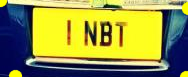
#> input picture DataBase/0x12c2b9e5.png, 188 x 77 px; its folder holds only this picture in this run
$ python -i PlateDetection.py   (imports and definitions only)
#> lines starting #> are read from the running program, lines starting #| are printed output that depends on the picture; after the words box and inside, x2 and y2 are one past the last pixel; in counts of white or black regions, pixels touching at a corner belong together
### Functions.py
import cv2
import glob
import os
import numpy as np
import datetime

# [4 lines left out: function SiftDetect, not called in this run]

def NameGeneration(directory):
    current_date = datetime.datetime.now()
    np.random.seed(int(current_date.strftime("%Y%m%d%H%M%S"))%2**10)
    hex_number = str(hex(np.random.randint(1677721588)))
    names = [file for file in glob.glob(str(directory))]
    for i in names:
        fName = os.path.basename(str(i))
        if hex_number == fName:
            return NameGeneration()
    return hex_number

### PlateDetection.py
import cv2
from Functions import NameGeneration
from tkinter import filedialog, messagebox
from tkinter import *
import os

''' Dataset Kaggle https://www.kaggle.com/datasets/andrewmvd/car-plate-detection'''
'''https://www.section.io/engineering-education/license-plate-detection-and-recognition-using-opencv-and-pytesseract/'''

def Seg():

    root = Tk()
    root.withdraw()
    files = filedialog.askopenfilenames(initialdir='New Cars/', title='Ajout d\'une voiture')
#> the answer given: DataBase/0x12c2b9e5.png
    if not files:
        root.destroy()
        return
    #showing the original Image
    image = cv2.imread(str(files[0]))
#> image is the input picture: shape (77, 188, 3); mean B, G, R 70.9, 148.1, 146.1

    #Converting it to  gray Scale
    gray_image = cv2.cvtColor(image, cv2.COLOR_BGR2GRAY)
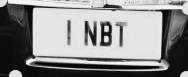
#> gray_image: shape (77, 188); min 2, max 252, mean 138.7

    #Reducing the noise
    gray_image = cv2.bilateralFilter(gray_image, 11, 17, 17)

    edged = cv2.Canny(gray_image, 200, 300)
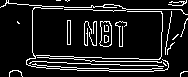
#> edged: shape (77, 188); 11.7% white in thin lines or dots

    cnts,_ = cv2.findContours(edged.copy(), cv2.RETR_LIST, cv2.CHAIN_APPROX_SIMPLE)
#> cnts = 26 contours, 18 with area under 20; largest, box (x1, y1, x2, y2) and area: (99, 21, 112, 47) 250, (99, 21, 112, 47) 244, (26, 7, 169, 72) 80, (67, 20, 71, 45) 72, (67, 20, 71, 45) 70, (76, 68, 110, 71) 64, (104, 35, 109, 43) 25, (104, 35, 109, 43) 23
    image1=image.copy()
    cv2.drawContours(image1,cnts,-1,(0,255,0),3)
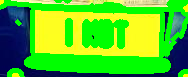
#> image1: shape (77, 188, 3); mean B, G, R 36.5, 198.4, 82.9

    cnts = sorted(cnts, key = cv2.contourArea, reverse = True) [:30]
    screenCnt = None
    image2 = image.copy()
    cv2.drawContours(image2,cnts,-1,(0,255,0),3)
    name = NameGeneration('DataBase/*.png')

    for c in cnts:
        perimeter = cv2.arcLength(c, True)
        approx = cv2.approxPolyDP(c, 0.018 * perimeter, True)
        if len(approx) == 4:
            x,y,w,h = cv2.boundingRect(c)
            new_img=image[y:y+h,x:x+w]
            cv2.imshow("test", new_img)
            cv2.waitKey(0)
            MsgBox = messagebox.askquestion ('Save','Do you want to save this image ?',icon = 'warning')
            if MsgBox == 'yes':
                cv2.imwrite('DataBase/'+str(name)+'.png',new_img)
                os.remove(files[0])
            else:
                messagebox.showinfo('Return','Image hasn\'t been saved')
            break
#> this loop made 4 passes
#> (perimeter, approx, x, y, w, h) on pass 4: (54, [[67, 20], [67, 44], [70, 44], [70, 20]], 67, 20, 4, 25)
#> perimeter on passes 1 to 3: 71.56, 70.04, 1386
    root.destroy()

>>> result = Seg()

$ run again, on DataBase/0x5b2e0231.png
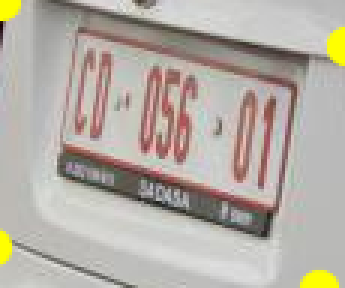
#> input picture DataBase/0x5b2e0231.png, 115 x 96 px (shown 3 times larger)
#> in Seg, image is the input picture: shape (96, 115, 3); mean B, G, R 164.5, 173.2, 180.3
#> in Seg, `edged = cv2.Canny(gray_image, 200, 300)`:
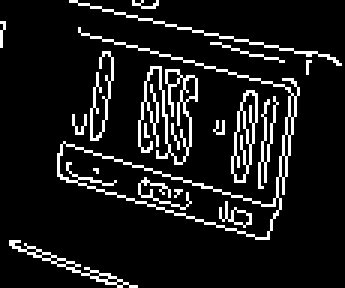
#> edged: shape (96, 115) (shown 3 times larger); 10.2% white in thin lines or dots
#> in Seg, `cnts,_ = cv2.findContours(edged.copy(), cv2.RETR_LIST, cv2.CHAIN_APPRO..`: cnts = 39 contours, 29 with area under 20; largest, box (x1, y1, x2, y2) and area: (19, 9, 100, 80) 894, (19, 47, 94, 80) 830, (77, 30, 86, 61) 152, (77, 36, 84, 61) 90, (3, 80, 46, 96) 62
#> in Seg, `cnts = sorted(cnts, key = cv2.contourArea, reverse = True) [:30]`: cnts = 30 contours, 20 with area under 20; largest, box (x1, y1, x2, y2) and area: (19, 9, 100, 80) 894, (19, 47, 94, 80) 830, (77, 30, 86, 61) 152, (77, 36, 84, 61) 90, (3, 80, 46, 96) 62
#> in Seg, `cv2.drawContours(image2,cnts,-1,(0,255,0),3)`:
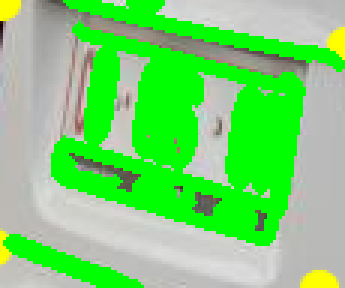
#> image2: shape (96, 115, 3) (shown 3 times larger); mean B, G, R 113.1, 211.5, 120.2
#> the loop in Seg, `for c in cnts:` made 30 passes
#> perimeter on passes 1 to 8: 455, 232.8, 69.56, 84.04, 115.2, 362.9, 52.97, 26.14
